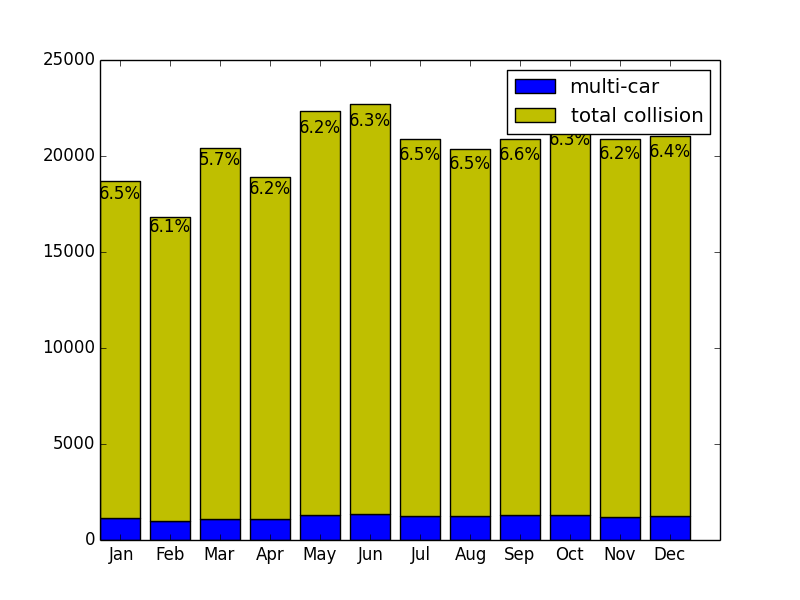

Write Python code to recreate this figure.
import matplotlib.pyplot as plt
import numpy

multi17=[1135, 965, 1096, 1098, 1308, 1342, 1274, 1242, 1296, 1277, 1218, 1269]
collision17=[17551, 15835, 19336, 17829, 21012, 21369, 19593, 19134, 19604, 20358, 19661, 19751]
name_list = ['Jan','Feb','Mar','Apr','May','Jun','Jul','Aug','Sep','Oct','Nov','Dec']

bar1=plt.bar(range(len(name_list)), multi17, label='multi-car',fc = 'b')
bar2=plt.bar(range(len(name_list)), collision17, bottom=multi17, label='total collision',fc = 'y')
plt.xticks(numpy.arange(0.4, 12.5, 1), name_list)
plt.legend()
i=0
for rect in bar2:
    height = rect.get_height()
    plt.text(rect.get_x() + rect.get_width()/2.0, height, '{:.1%}'.format(float(multi17[i])/collision17[i]), ha='center', va='bottom')
    i+=1
plt.show()
